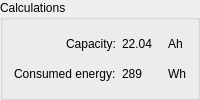
          <widget class="QGroupBox" name="groupBox_6">
           <property name="sizePolicy">
            <sizepolicy hsizetype="Preferred" vsizetype="Maximum">
             <horstretch>0</horstretch>
             <verstretch>0</verstretch>
            </sizepolicy>
           </property>
           <property name="title">
            <string>Calculations</string>
           </property>
           <layout class="QVBoxLayout" name="verticalLayout_16">
            <item>
             <layout class="QGridLayout" name="gridLayout_8">
              <item row="0" column="0" alignment="Qt::AlignRight">
               <widget class="QLabel" name="label_38">
                <property name="minimumSize">
                 <size>
                  <width>0</width>
                  <height>20</height>
                 </size>
                </property>
                <property name="text">
                 <string>Capacity:</string>
                </property>
               </widget>
              </item>
              <item row="0" column="1">
               <widget class="QLabel" name="parCalcLblCapa">
                <property name="sizePolicy">
                 <sizepolicy hsizetype="Maximum" vsizetype="Preferred">
                  <horstretch>0</horstretch>
                  <verstretch>0</verstretch>
                 </sizepolicy>
                </property>
                <property name="minimumSize">
                 <size>
                  <width>40</width>
                  <height>0</height>
                 </size>
                </property>
                <property name="text">
                 <string>22.04</string>
                </property>
               </widget>
              </item>
              <item row="0" column="2">
               <widget class="QLabel" name="label_41">
                <property name="text">
                 <string>Ah</string>
                </property>
               </widget>
              </item>
              <item row="1" column="0">
               <widget class="QLabel" name="label_42">
                <property name="sizePolicy">
                 <sizepolicy hsizetype="Maximum" vsizetype="Preferred">
                  <horstretch>0</horstretch>
                  <verstretch>0</verstretch>
                 </sizepolicy>
                </property>
                <property name="minimumSize">
                 <size>
                  <width>0</width>
                  <height>20</height>
                 </size>
                </property>
                <property name="text">
                 <string>Consumed energy:</string>
                </property>
               </widget>
              </item>
              <item row="1" column="1">
               <widget class="QLabel" name="parCalcLblEnergy">
                <property name="text">
                 <string>289</string>
                </property>
               </widget>
              </item>
              <item row="1" column="2">
               <widget class="QLabel" name="label_44">
                <property name="text">
                 <string>Wh</string>
                </property>
               </widget>
              </item>
             </layout>
            </item>
           </layout>
          </widget>
